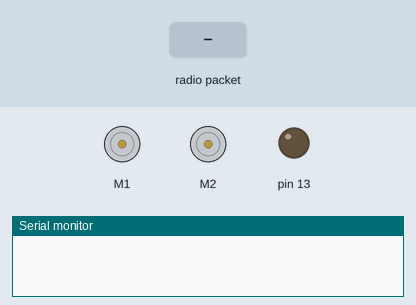
This sketch was run on a simulated Arduino Uno, built with avr-gcc and run on an emulated ATmega328P. On the bench: 2 × DC motor (green arrow = forward, orange = backward, longer = faster), output pins drawn as LEDs (lit = HIGH), the last lines printed to the serial monitor. The inputs (shaded band) are chosen by the test bench. No radio packets arrive unless stated.

Above: at 1.2 s.
1.3 s: radio packet "w" arrives
At 2.5 s:
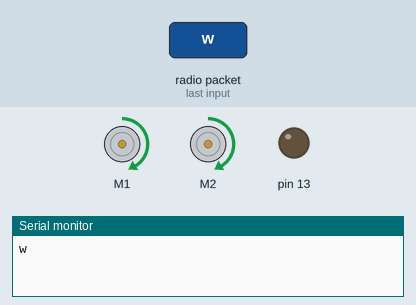
2.8 s: radio packet "a" arrives
At 3.9 s:
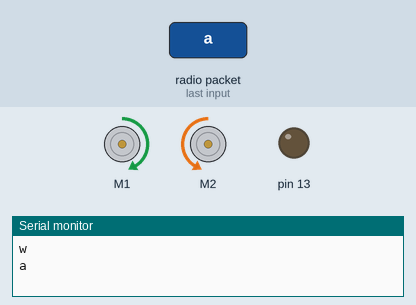
4.3 s: radio packet "s" arrives
At 5.0 s:
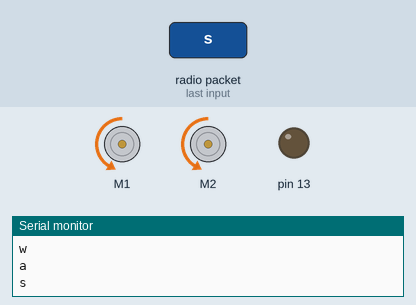
5.8 s: radio packet "d" arrives
At 6.2 s:
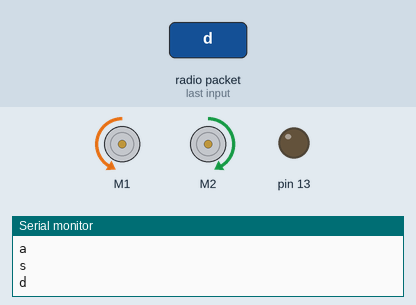
Timing chart, 0 to 8.3 s (numbered marks = the images above; inputs shaded):
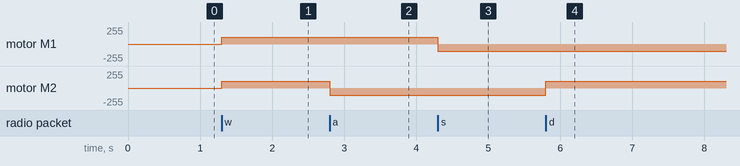

The sketch:

receiver.ino
```cpp
#include <VirtualWire.h>// import the Virtual Wire library
#include <AFMotor.h> // import the Adafruit Motor Shield library
AF_DCMotor motor1(1);
AF_DCMotor motor2(2);
void setup()
{
Serial.begin(9600); // begin serial communication @ 9600 baud
pinMode(13, OUTPUT);
vw_setup(2000); // set up the receiver @ 2000 bits per second
vw_set_rx_pin(11); // set up the receiver on digital pin
vw_rx_start(); // Tell the D2 to listen for signals from the transmitter
motor1.setSpeed(105); // You can choose any speed from 0 to 255
motor2.setSpeed(105); // Set the speed of motor2 to 125
}
void loop()
{
byte message[VW_MAX_MESSAGE_LEN];
byte messageLength = VW_MAX_MESSAGE_LEN;
if (vw_get_message(message, &messageLength)) // if the receiver gets a message
{
for (int i = 0; i < messageLength; i++)
{
Serial.write(message[i]); // print in the received message in the serial monitor
if (message[i] == 'w'){ // if message received is 'w', make the motors move forward
  motor1.run(FORWARD);
  motor2.run(FORWARD);
}
if (message[i] == 'x'){ // if message received is 'x', make the motors stop
  motor1.run(RELEASE);
  motor2.run(RELEASE);
}
if(message[i] == 'a'){ // if message received is 'a', make the motors move left
  motor1.run(FORWARD);
  motor2.run(BACKWARD);
}
if(message[i] == 's') { // if the message received is 's' , make the motors move backwards
  motor1.run(BACKWARD);
  motor2.run(BACKWARD);
}
if (message[i] == 'd') { //if the message received is 'd', make the motors move right
  motor1.run(BACKWARD);
  motor2.run(FORWARD);
}

}
Serial.println();
}
}
```

Measured:
- after the input at 1.3 s, motor M1, motor M2: stopped → forward 105/255 at once
- after the input at 2.8 s, motor M2: forward 105/255 → backward 105/255 at once
- after the input at 4.3 s, motor M1: forward 105/255 → backward 105/255 at once
- after the input at 5.8 s, motor M2: backward 105/255 → forward 105/255 at once
